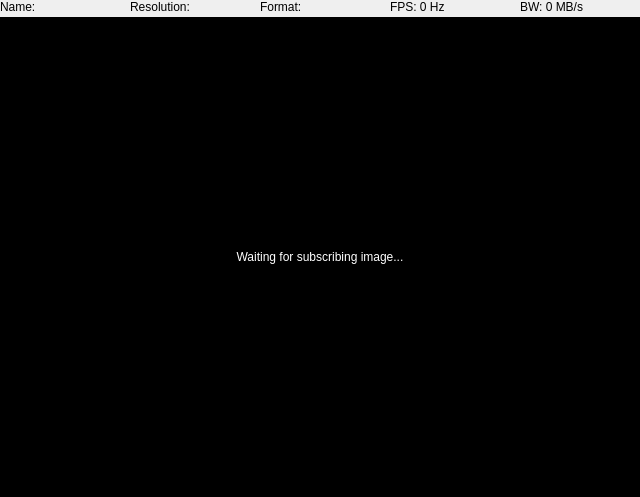
          <widget class="QWidget" name="page_image">
           <layout class="QVBoxLayout" name="verticalLayout_2" stretch="1,20">
            <property name="spacing">
             <number>3</number>
            </property>
            <property name="leftMargin">
             <number>0</number>
            </property>
            <property name="topMargin">
             <number>0</number>
            </property>
            <property name="rightMargin">
             <number>0</number>
            </property>
            <property name="bottomMargin">
             <number>0</number>
            </property>
            <item>
             <layout class="QHBoxLayout" name="horizontalLayout_5">
              <property name="spacing">
               <number>10</number>
              </property>
              <item>
               <widget class="QLabel" name="label_video_name">
                <property name="text">
                 <string>Name: </string>
                </property>
               </widget>
              </item>
              <item>
               <widget class="QLabel" name="label_video_resol">
                <property name="text">
                 <string>Resolution: </string>
                </property>
               </widget>
              </item>
              <item>
               <widget class="QLabel" name="label_video_bw">
                <property name="text">
                 <string>Format: </string>
                </property>
               </widget>
              </item>
              <item>
               <widget class="QLabel" name="label_video_fps">
                <property name="text">
                 <string>FPS: 0 Hz</string>
                </property>
               </widget>
              </item>
              <item>
               <widget class="QLabel" name="label_video_format">
                <property name="text">
                 <string>BW: 0 MB/s</string>
                </property>
               </widget>
              </item>
             </layout>
            </item>
            <item>
             <widget class="QLabel" name="label_video">
              <property name="minimumSize">
               <size>
                <width>640</width>
                <height>480</height>
               </size>
              </property>
              <property name="styleSheet">
               <string>background-color: black; color: white;</string>
              </property>
              <property name="text">
               <string>Waiting for subscribing image...</string>
              </property>
              <property name="alignment">
               <set>Qt::AlignCenter</set>
              </property>
             </widget>
            </item>
           </layout>
          </widget>
